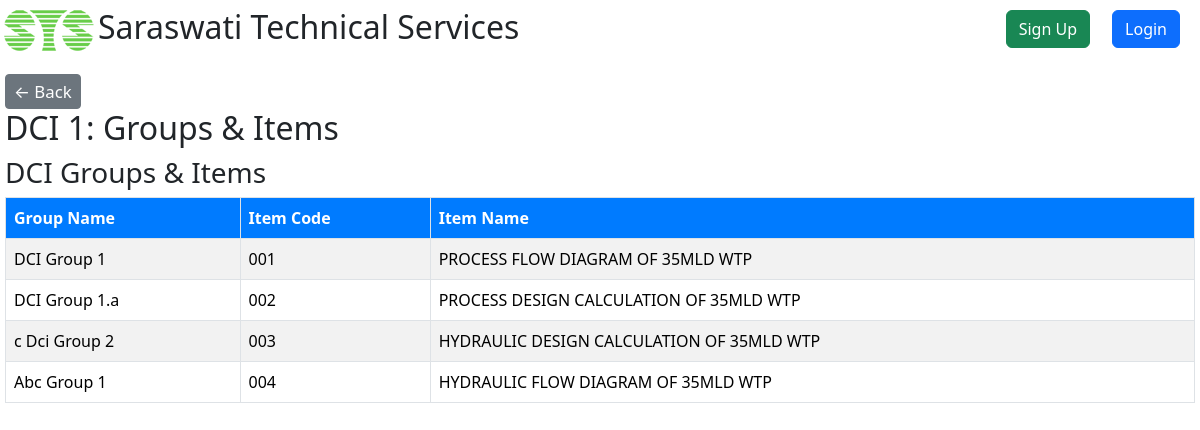
Page /dci/dci/95/groups-items/ on the committed database.
### DCI/models.py (models this page shows, shortened)
class DCI(models.Model):
    name = models.CharField(max_length=30, blank=True, null=True)
    cost = models.FloatField(blank=True,null=True)

class DCIGroup(models.Model):
    name = models.CharField(max_length=30)
    groupCode = models.CharField(max_length=15, blank=True, null=True)
    dci = models.ForeignKey(DCI , on_delete=models.CASCADE,null=True,blank=True)

class DCIItem(models.Model):
    sNo = models.IntegerField(null= True,blank=True)
    itemCode = models.CharField(max_length=15, blank=True, null=True)
    name = models.CharField(max_length=50)
    documentNo = models.CharField(max_length=300, blank=True, null=True)
    description = models.TextField(blank=True, null=True)
    likelySubmissionDate = models.DateField(blank=True, null=True)
    weightage = models.DecimalField(max_digits=15, decimal_places=2, blank=True, null=True)
    associatedCost = models.DecimalField(max_digits=15, decimal_places=2, blank=True, null=True)
    dciGroup = models.ForeignKey('DCIGroup', on_delete=models.CASCADE, blank=True, null=True)
    dci = models.ForeignKey('DCI', on_delete=models.CASCADE, blank=True,null=True)
    createdBy = models.ForeignKey(User, on_delete=models.SET_NULL, blank=True, null=True)
    createdDate = models.DateField(auto_now_add=True,blank=True, null=True)
    completed = models.BooleanField(default=False,blank=True,null=True)
    dateOfCompletion = models.DateField(auto_now_add=True,blank=True,null=True)

### DCI/views.py (the view)
# urls.py: path('dci/<int:dci_id>/groups-items/', views.dci_groups_and_items, name='dciGroupsAndItems'),
def dci_groups_and_items(request, dci_id):
    dci = get_object_or_404(DCI, pk=dci_id)
    dci_groups = DCIGroup.objects.filter(dci=dci)  # Assuming DCIGroup has a ForeignKey to DCI
    dci_items = DCIItem.objects.filter(dciGroup__dci=dci)  # Assuming DCIItem has a ForeignKey to DCIGroup
    groups_and_items = zip(dci_groups, dci_items)
    return render(request, 'dci/dci_groups_items.html', {
        'dci': dci,
        'groups_and_items': groups_and_items,  # Pass the zipped data to the template
    })

### DCI/templates/dci/dci_groups_items.html
{% extends 'registration/base.html' %}
{% block content %}
<a href="{% url 'dciList'  %}" style="text-decoration: none;">
    <button type="button" class="btn btn-secondary btn-sm">
        <span style="font-size: 1.2em;">&#8592; Back</span>
    </button>
</a>
<h2>{{ dci.name }}: Groups & Items</h2>
<h3>DCI Groups & Items</h3>
<table class="table table-striped">
    <thead>
        <tr>
            <th class="border text-start">Group Name</th>
            <th class="border text-start">Item Code</th>
            <th class="border text-start">Item Name</th>
        </tr>
    </thead>
    <tbody>
        {% for group, item in groups_and_items %}
        <tr>
            <td class="border text-start">{{ group.name }}</td>
            <td class="border text-start">{{ item.itemCode }}</td>
            <td class="border text-start">{{ item.name }}</td>
        </tr>
        {% endfor %}
    </tbody>
</table>
{% endblock %}

### static/style.css (style rules this page uses)
html, body { height: 100%; margin: 0; overflow-x: hidden; overflow-y: hidden; background-color: #f0f4f8; }
.table-striped tbody tr:nth-of-type(odd) { background-color: #f9f9f9; }
.table-striped tbody tr:nth-of-type(even) { background-color: #ffffff; }
.table th, .table td { vertical-align: middle; }
.table thead th { background-color: #007bff; color: white; text-align: center; }
.table th { padding: 1rem; }

### rows in the picture
DCI: name "DCI 1"
DCIGroup: name "DCI Group 1", itemCode "001", name "PROCESS FLOW DIAGRAM OF 35MLD WTP"
DCIGroup: name "DCI Group 1.a", itemCode "002", name "PROCESS DESIGN CALCULATION OF 35MLD WTP"
DCIGroup: name "c Dci Group 2", itemCode "003", name "HYDRAULIC DESIGN CALCULATION OF 35MLD WTP"
DCIGroup: name "Abc Group 1", itemCode "004", name "HYDRAULIC FLOW DIAGRAM OF 35MLD WTP"
